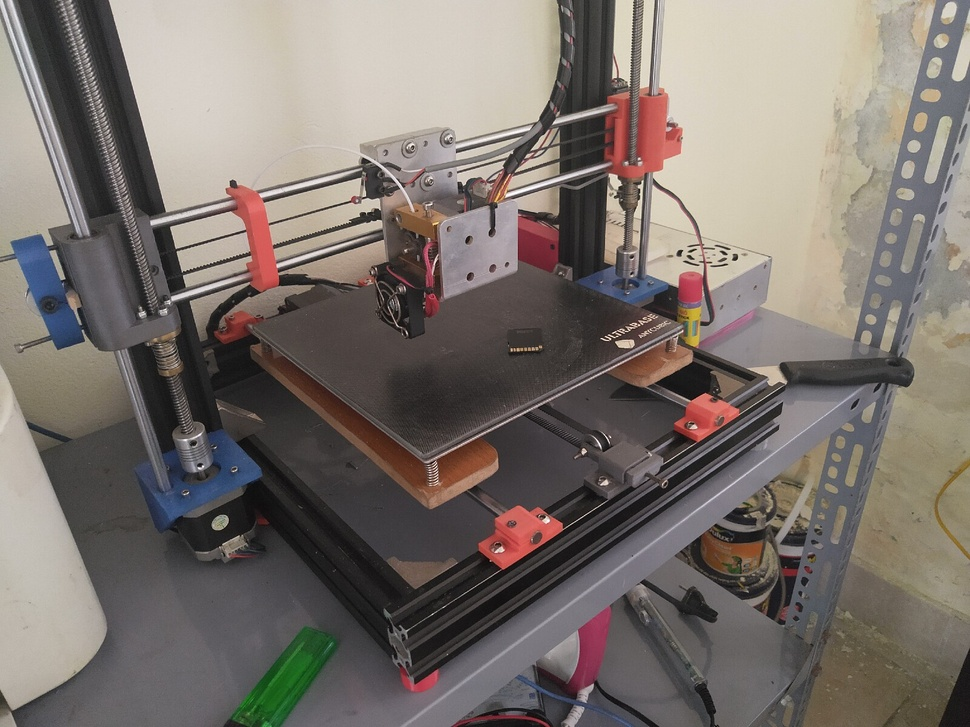
%> input picture 27.jpg, 970 x 727 px, shrunk from 1600 x 1200 before the run
$ octave Cell2.m   (GNU Octave 9; MATLAB toolbox functions it lacks are replaced by stand-ins)
%> lines starting %> are read from the running program, lines starting %| are printed output that depends on the picture
% close all
%% Prepare images
I1 = imread('27.jpg');
%> I1 is the input picture: size 727x970x3 uint8; mean R, G, B 122.4, 114.4, 108.6
I2 = imread('28.jpg');
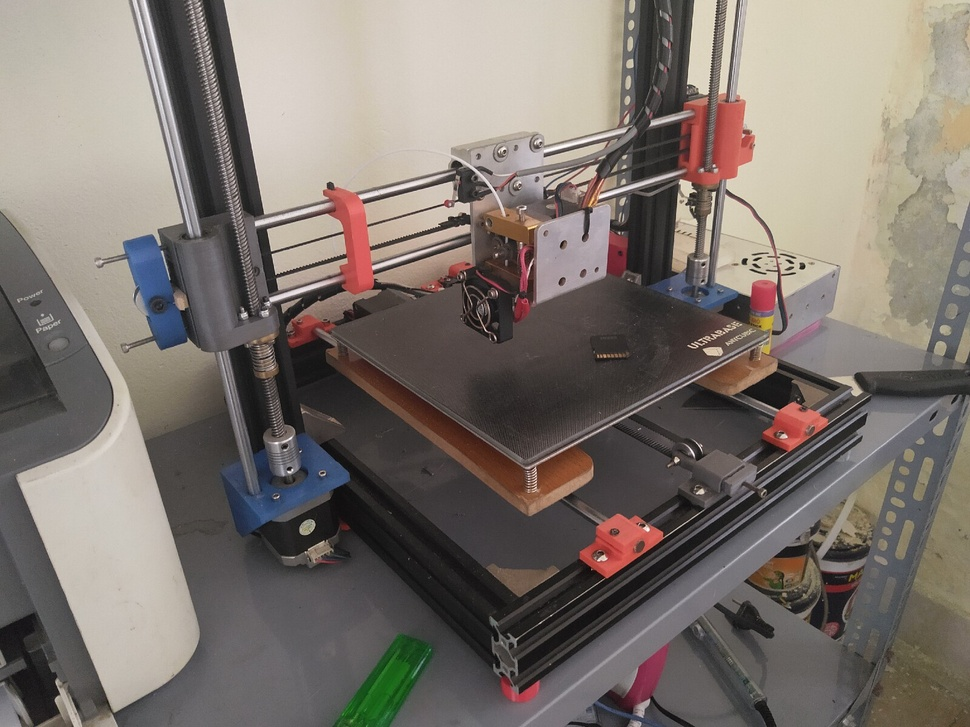
%> input picture 28.jpg, 970 x 727 px, shrunk from 1600 x 1200 before the run
%> I2 is the input picture: size 727x970x3 uint8; mean R, G, B 124.3, 116.1, 109.7
I1gray = rgb2gray(I1);
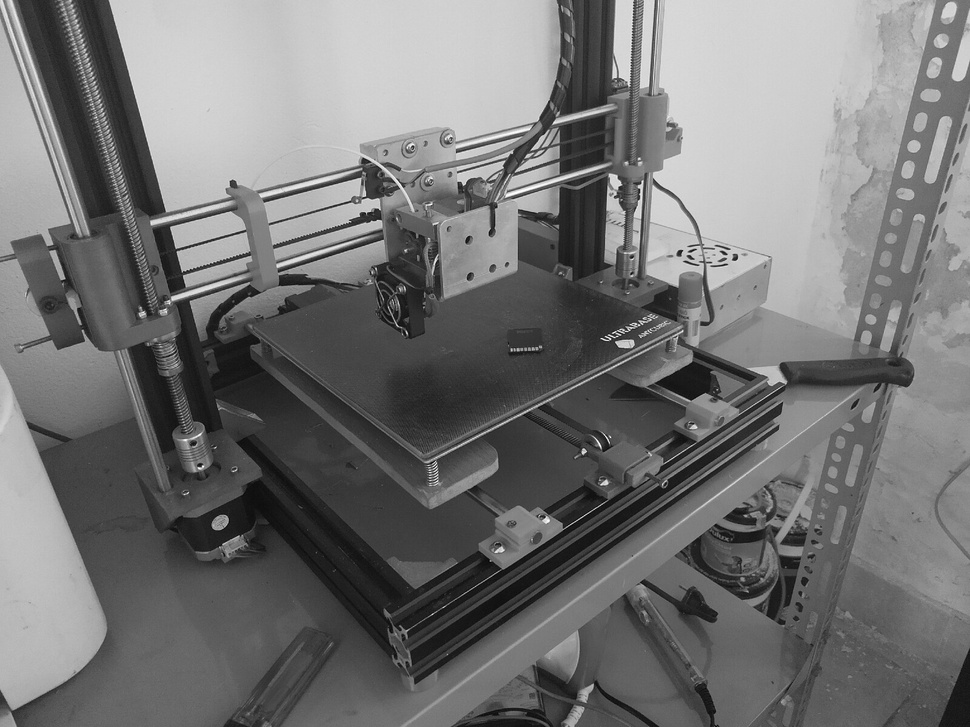
%> I1gray: size 727x970 uint8; min 1, max 254, mean 116.1
I2gray = rgb2gray(I2);
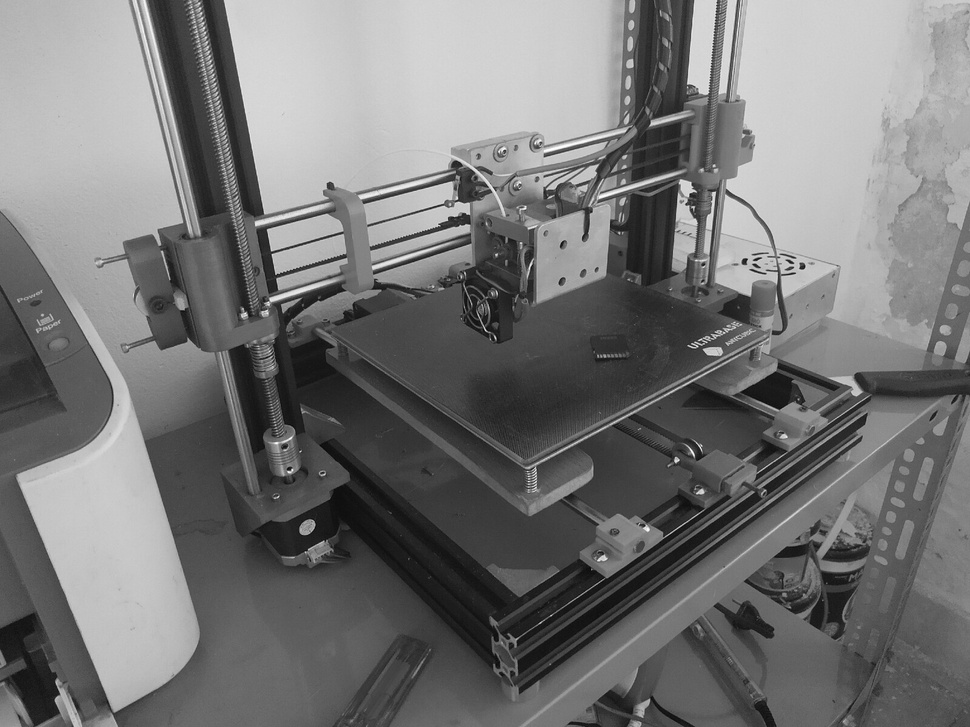
%> I2gray: size 727x970 uint8; min 1, max 254, mean 117.8
%> (the run ends here)
